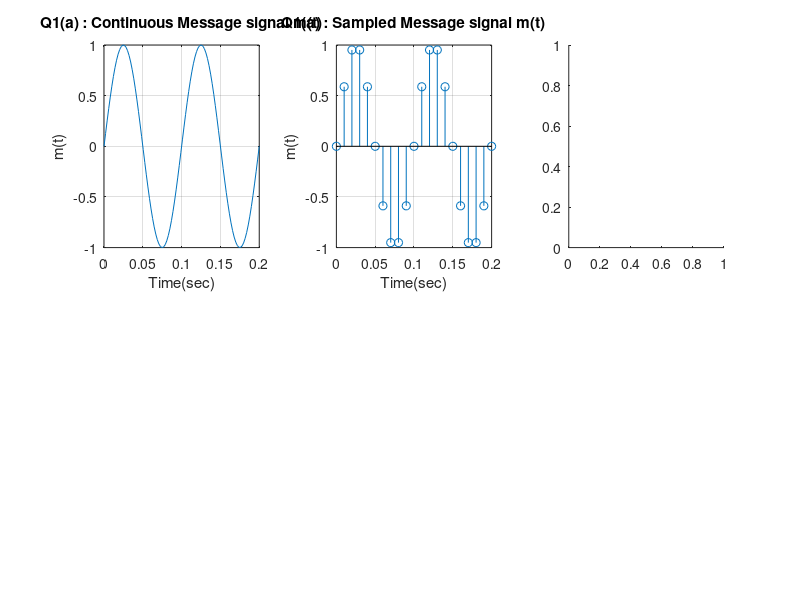

MATLAB code for this plot: (Note: this script raises an error after producing the figure.)
Am = 1;
fm = 10;

% Part (a)

tc = linspace(0,2/fm,100);
message_signal = Am*sin(2*pi*fm*tc);

subplot(2,3,1);
plot(tc,message_signal);
grid on;
xlabel("Time(sec)");
ylabel("m(t)");
title("Q1(a) : Continuous Message signal m(t)");

sampling_rate = 10*fm;
td = (0:1/sampling_rate:2/fm);
message_signal_discrete = Am*sin(2*pi*fm*td);

subplot(2,3,2);
stem(td,message_signal_discrete);
grid on;
xlabel("Time(sec)");
ylabel("m(t)");
title("Q1(a) : Sampled Message signal m(t)");


% Part (b)

subplot(2,3,3);
plot(tc,reconstruct(10*fm));
grid on;
xlabel("Time(sec)");
ylabel("m(t)");
title("Q1(b) : Reconstructed Message signal m(t) with fs = 10fm");


% Part (c)

subplot(2,3,4);
plot(tc,reconstruct(2*fm));
grid on;
xlabel("Time(sec)");
ylabel("m(t)");
title("Q1(c) : Reconstructed Message signal m(t) with fs = 2fm");
axis([0,0.2,-1,1])

subplot(2,3,5);
plot(tc,reconstruct(fm));
grid on;
xlabel("Time(sec)");
ylabel("m(t)");
title("Q1(c) : Reconstructed Message signal m(t) with fs = fm");
axis([0,0.2,-1,1])


function xr = reconstruct(fs)

  Am = 1;
  fm = 10;
  Fs = fs;    
  Ts = 1/Fs;
  tc = linspace(0,2/fm,100);
  td = (0:1/Fs:2/fm);
  N = length(td);
  message_signal_discrete = Am*sin(2*pi*fm*td);
  
  xr = zeros(size(tc));
  sinc_train = zeros(N,length(tc));
  for t = 1:length(tc)
      for n = 0:N-1
          sinc_train(n+1,:) = sin(pi*(tc-n*Ts)/Ts)./(pi*(tc-n*Ts)/Ts);
          xr(t) = xr(t) + message_signal_discrete(n+1)*sin(pi*(tc(t)-n*Ts)/Ts)/(pi*(tc(t)-n*Ts)/Ts);
      end
  end
    
end
